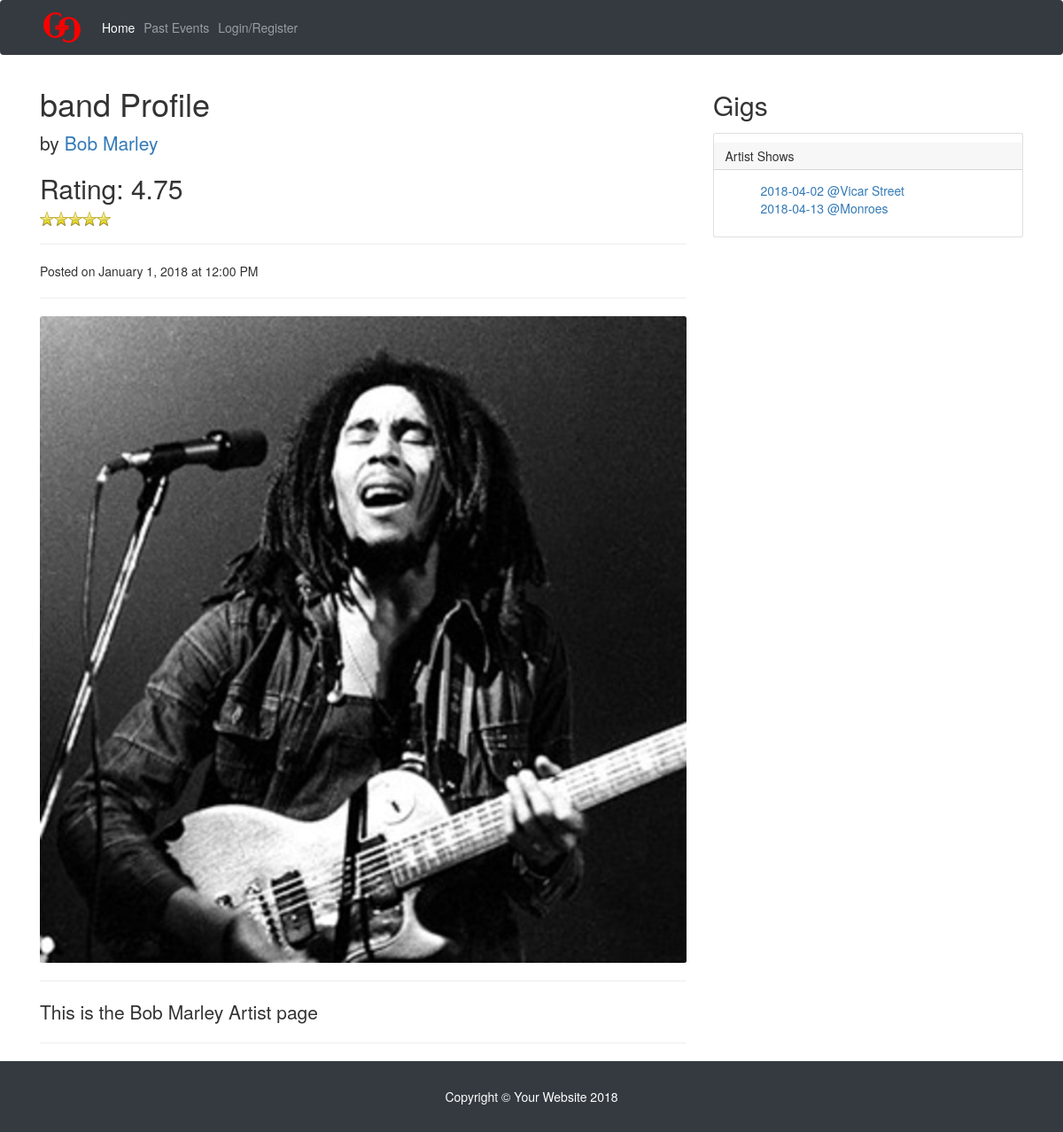
/singleProfile.php?id=61, run on an earlier commit of the app's database.
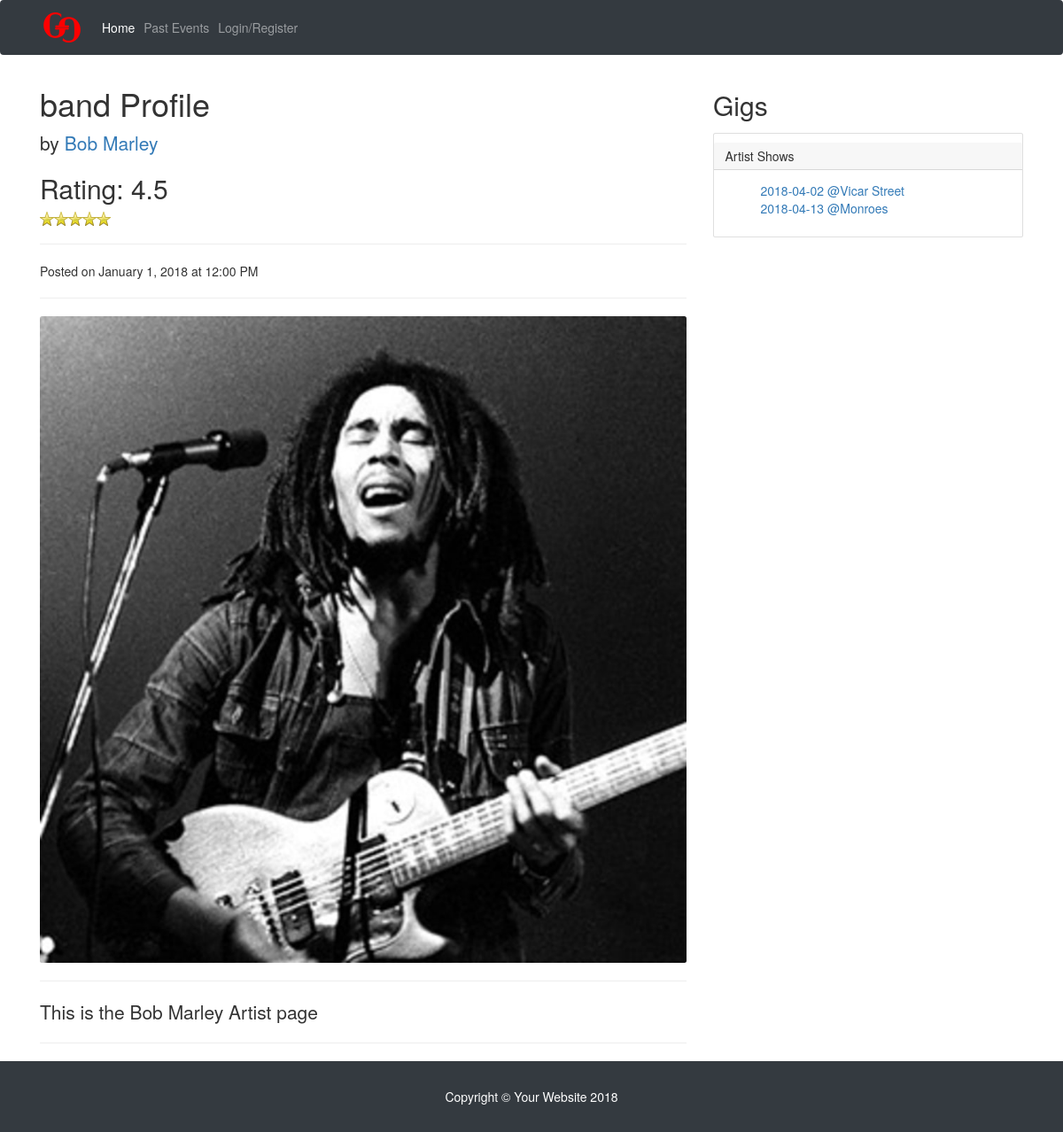
And on a later commit of the database.
### tables this page shows
CREATE TABLE IF NOT EXISTS `band` (
  `id` int(11) NOT NULL,
  `name` varchar(200) DEFAULT NULL,
  `image` varchar(200) DEFAULT NULL,
  `bio` longtext,
  `rating` double DEFAULT NULL,
  PRIMARY KEY (`id`),
  CONSTRAINT `FK_band_users` FOREIGN KEY (`id`) REFERENCES `users` (`id`) ON DELETE CASCADE ON UPDATE CASCADE
);

### singleProfile.php (called while the page is built, shortened)
<?php
include 'partials/header.php';
include 'partials/profileView.php';
include 'partials/footer.php';

### partials/profileView.php (the view)
<?php
$id = $_GET['id'];
$query = "SELECT type FROM `usertype` WHERE id = '$id';";
$result = mysqli_query($conn, $query) or die(mysqli_error($conn));
$row = $result->fetch_assoc();
$type = $row['type'];
$query1 = "SELECT * FROM `$type` WHERE id = '$id';";
$result1 = mysqli_query($conn, $query1) or die(mysqli_error($conn));
$row1 = $result1->fetch_assoc();
$name = $row1['name'];
$image = $row1['image'];
$bio = $row1['bio'];
$rating = $row1['rating'];
?>
<div class="col-lg-8">
    <h1 class="mt-4"><?php echo $type ?> Profile</h1>
    <p class="lead">
        by
        <a href="#"><?php echo $name ?></a>
    </p>
    <h2>Rating: <?php echo $rating ?></h2>
    <span class="stars"><?php echo $rating ?></span>
    <hr>
    <p>Posted on January 1, 2018 at 12:00 PM</p>
    <hr>
    <img class="img-fluid rounded" src="<?php echo $image ?>" alt="">
    <hr>
    <p class="lead"><?php echo $bio ?></p>
    <hr>
</div>
<div class="col-md-4">
    <?php
    $query2 = "SELECT venue.name as venueName,venue.image,band.name as bandName, event.description,event.id, event.name, event.date,event.venueId,event.bandId
    FROM ((event
    INNER JOIN band ON event.bandId = band.id)
    INNER JOIN venue ON event.venueId = venue.id)where ". $type . "id = $id;
    ";
    $result2 = mysqli_query($conn, $query2) or die(mysqli_error($conn));
    ?>
    <h2>Gigs</h2>
    <div class="card my-4">
        <h5 class="card-header">Artist Shows</h5>
        <div class="card-body">
            <ul style='list-style-type: none'>
                <?php
                while ($row2 = $result2->fetch_assoc()) {
                    $date = $row2['date'];
                    $eventId = $row2['id'];
                    $venueName = $row2['venueName'];
                    $bandName = $row2['bandName'];
                    ?>
                    <li> <?php
                      if($type=="band"){
                          echo '<a href="singleEvent.php?id='.$eventId.'">'.$date." @".$venueName.'</a>';
                                 }else{
                                     echo '<a href="singleEvent.php?id='.$eventId.'">'.$date." @".$bandName.'</a>';
                        }
                        ?></li>
                <?php } ?>
            </ul>
        </div>
    </div>
</div>

What changed in the data, as far as the page shows it:
changed band "Bob Marley": rating "4.75" → "4.5"
